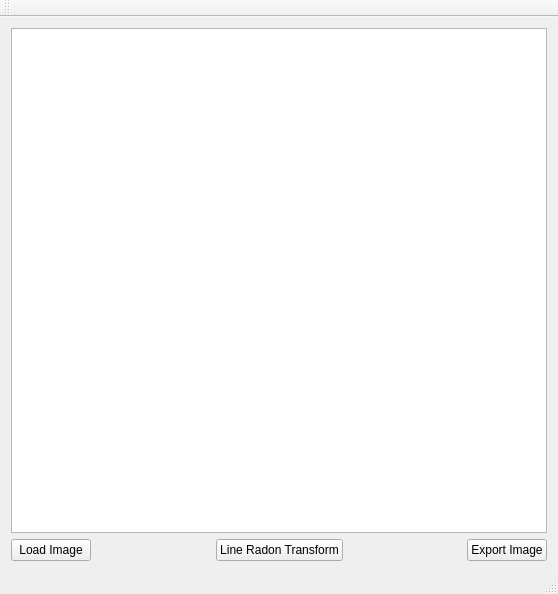
<?xml version="1.0" encoding="UTF-8"?>
<ui version="4.0">
 <class>MainWindow</class>
 <widget class="QMainWindow" name="MainWindow">
  <property name="geometry">
   <rect>
    <x>0</x>
    <y>0</y>
    <width>558</width>
    <height>594</height>
   </rect>
  </property>
  <property name="windowTitle">
   <string>MainWindow</string>
  </property>
  <widget class="QWidget" name="centralWidget">
   <layout class="QGridLayout" name="gridLayout">
    <item row="0" column="0">
     <widget class="QGraphicsView" name="m_view"/>
    </item>
    <item row="1" column="0">
     <layout class="QHBoxLayout" name="horizontalLayout">
      <property name="sizeConstraint">
       <enum>QLayout::SetNoConstraint</enum>
      </property>
      <item>
       <widget class="QPushButton" name="m_push_button_load_image">
        <property name="text">
         <string>Load Image</string>
        </property>
       </widget>
      </item>
      <item>
       <spacer name="horizontalSpacer">
        <property name="orientation">
         <enum>Qt::Horizontal</enum>
        </property>
        <property name="sizeHint" stdset="0">
         <size>
          <width>40</width>
          <height>20</height>
         </size>
        </property>
       </spacer>
      </item>
      <item>
       <widget class="QPushButton" name="m_push_button_lrt">
        <property name="text">
         <string>Line Radon Transform</string>
        </property>
       </widget>
      </item>
      <item>
       <spacer name="horizontalSpacer_2">
        <property name="orientation">
         <enum>Qt::Horizontal</enum>
        </property>
        <property name="sizeHint" stdset="0">
         <size>
          <width>40</width>
          <height>20</height>
         </size>
        </property>
       </spacer>
      </item>
      <item>
       <widget class="QPushButton" name="m_push_button_export_image">
        <property name="text">
         <string>Export Image</string>
        </property>
       </widget>
      </item>
     </layout>
    </item>
   </layout>
  </widget>
  <widget class="QMenuBar" name="menuBar">
   <property name="geometry">
    <rect>
     <x>0</x>
     <y>0</y>
     <width>558</width>
     <height>25</height>
    </rect>
   </property>
  </widget>
  <widget class="QToolBar" name="mainToolBar">
   <attribute name="toolBarArea">
    <enum>TopToolBarArea</enum>
   </attribute>
   <attribute name="toolBarBreak">
    <bool>false</bool>
   </attribute>
  </widget>
  <widget class="QStatusBar" name="statusBar"/>
 </widget>
 <layoutdefault spacing="6" margin="11"/>
 <resources/>
 <connections/>
</ui>
